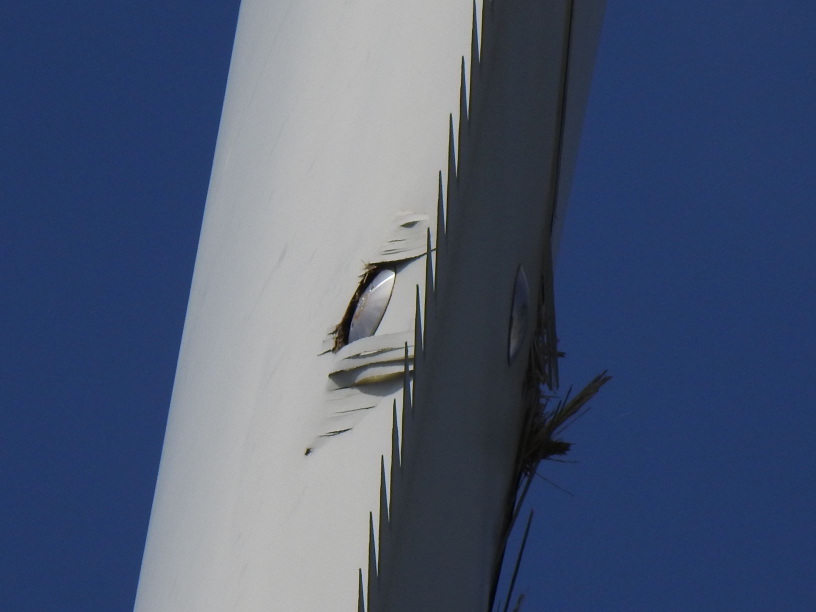
#> input picture imagens/pas_eo/Descarga14.JPG, 1632 x 1224 px (shown at 1/2 size)
$ python main_deteccao.py
#> lines starting #> are read from the running program, lines starting #| are printed output that depends on the picture
### homog/featuresutil.py
import cv2 as cv
from math import sqrt
import types

import numpy as np


def res_img(img, nova_largura):

    """ Recebe uma imagem, e a nova largura, e devolve a imagem redimensionada proporcionalmente """

    altura, largura, c = img.shape
    val = altura / largura
    nova_altura = nova_largura * val

    print(int(nova_altura), nova_largura)
    return cv.resize(img, (nova_largura, int(nova_altura)), interpolation=cv.INTER_AREA)

# [23 lines left out: functions distancia_entre_pontos, retangulo2, retangulo, not called in this run]

def circulo(ponto, raio, imagem):
    cv.circle(imagem, ponto, raio, (255, 0, 0), 3)
    return imagem

# [167 lines left out: functions reta2, reta, pontos, linha, sift_detectores_e_descritores, orb_detectores_e_descritores and 2 more, not called in this run]
    #return kp1, kp2, matches

### homog/testes/main_deteccao.py
import cv2 as cv
import numpy as np

from homog import featuresutil as ft

img1 = '../../imagens/pas_eo/Descarga14.JPG'

img_sem_filtro = cv.imread(img1)
#> img_sem_filtro is the input picture: shape (1224, 1632, 3); mean B, G, R 114.5, 88.1, 75.2

# Kernel
kernel = np.array([[0, -1,  0],
                   [-1,  5, -1],
                    [0, -1,  0]])
#img_com_filtro = cv.filter2D(src=img, ddepth=-1, kernel=kernel)

# Aplicação do filtro blur do opencv a imagem
img_com_filtro = cv.blur(img_sem_filtro, ksize=(3, 3))

# Colocando a imagem na escala de cinza
gray = cv.cvtColor(img_com_filtro, cv.COLOR_BGR2GRAY)
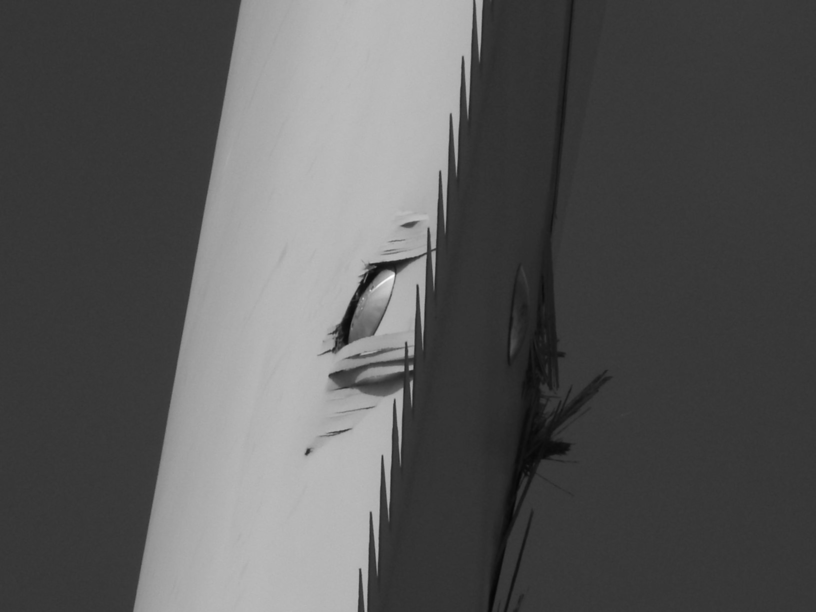
#> gray: shape (1224, 1632) (shown at 1/2 size); min 5, max 253, mean 87.3
gray2 = cv.cvtColor(img_sem_filtro, cv.COLOR_BGR2GRAY)

# Definindo o objeto sift
sift = cv.SIFT_create()

# Calculando os detectores e descritores
kp, des = sift.detectAndCompute(gray, None)
#> kp = 212 keypoints; strongest (x, y, size): (822, 735, 6.8), (748, 544, 25.4), (792, 532, 18.8), (688, 667, 30.2)
kp2, des2 = sift.detectAndCompute(gray2, None)
#> kp2 = 675 keypoints; strongest (x, y, size): (822, 735, 6.8), (765, 912, 2.6), (748, 544, 25.4), (789, 801, 2.6)

# Usando a função drawKeypoints para desenhar os pontos na imagem filtro.
img = cv.drawKeypoints(gray, kp, img_com_filtro)
img2 = cv.drawKeypoints(gray2, kp2, img_sem_filtro)
# , flags=cv.DRAW_MATCHES_FLAGS_DRAW_RICH_KEYPOINTS

#cv.imshow(str(len(kp)), img_com_filtro)

# Redimensionado o tamanho da imagem
imgS = ft.res_img(img, 800)
#| 600 800
#> in res_img, `return cv.resize(img, (nova_largura, int(nova_altura)), interpolation=..`:
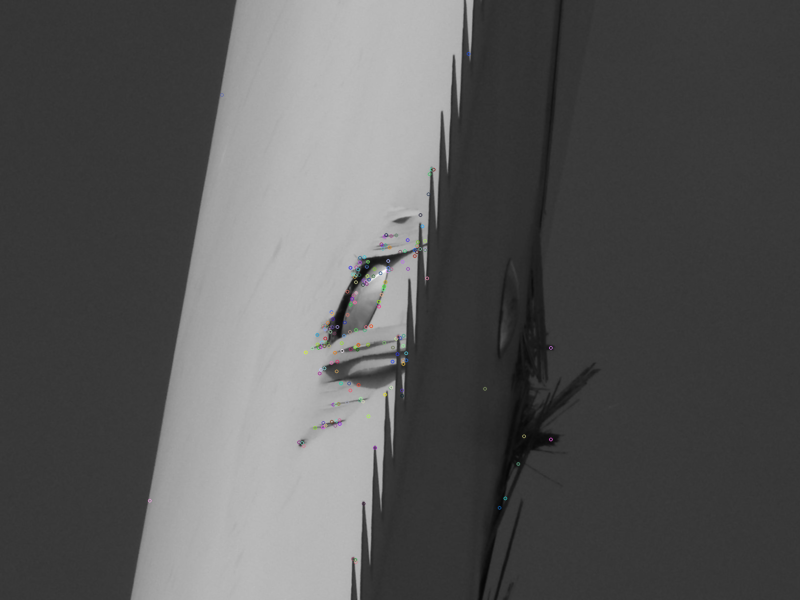
#> returned value: shape (600, 800, 3); mean of channels 0, 1, 2 87.3, 87.3, 87.3; drawn as B, G, R
img2S = ft.res_img(img2, 800)
#| 600 800
#img_com_filtroS = ft.res_img(img_com_filtro, 800)


cv.imshow(f'Imagem com Filtro: {str(len(kp))}', imgS)
cv.imshow(f'Imagem sem Filtro: {str(len(kp2))}', img2S)
cv.waitKey(0)
#cv.imwrite('sift_keypoints.jpg',img)
